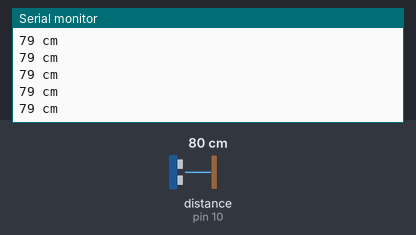
This sketch was run on a simulated Arduino Uno, built with avr-gcc and run on an emulated ATmega328P. Shown: the last lines printed to the serial monitor. Wiring (inferred from the names in the program): ultrasonic range finder: trigger pin 9; echo pin 10. The inputs (shaded band) are chosen by the test bench; at power-on: distance to the obstacle (sensor on pin 10) 80 cm. The echo pulse lasts 58.3 µs per cm.

Above: at 1.2 s.
1.3 s: distance to the obstacle (sensor on pin 10) set to 60 cm
At 1.6 s:
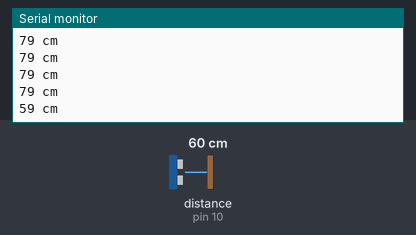
4.3 s: distance to the obstacle (sensor on pin 10) set to 2 cm
At 4.46 s:
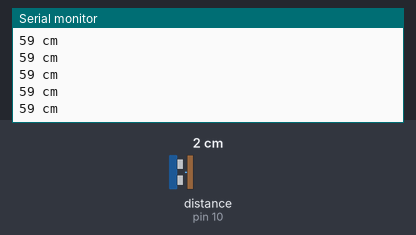
Timing chart, 0 to 7.3 s (numbered marks = the images above; inputs shaded):
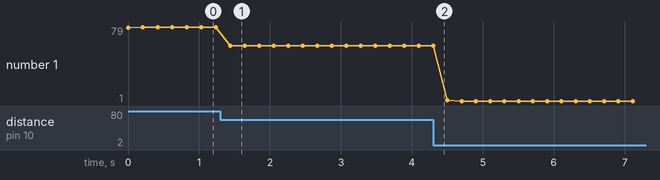

Measured:
- after the input at 1.3 s, the serial monitor: prints a new line after 0.14 s (image 1)
- plotted number 1: 79 → 59 after the input at 1.3 s, 59 → 1 after the input at 4.3 s

The sketch:

distance_measure.ino
```cpp
//For arduino ----


#define trigpin 9
#define echopin 10


long duration;
int distance;

void setup(){

pinMode(trigpin,OUTPUT);
pinMode(echopin,INPUT);

Serial.begin(9600);


}

void loop(){


digitalWrite(trigpin,HIGH);

delayMicroseconds(10);

digitalWrite(trigpin,LOW);

duration=pulseIn(echopin,HIGH);

distance = duration*0.034/2;

Serial.print(distance);
Serial.println(" cm");
delay(200);

}
```
